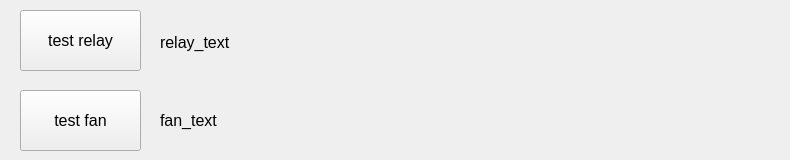
        <widget class="QWidget" name="Physical_system_tests_page">
         <widget class="QPushButton" name="test_relay_button">
          <property name="geometry">
           <rect>
            <x>20</x>
            <y>10</y>
            <width>121</width>
            <height>61</height>
           </rect>
          </property>
          <property name="font">
           <font>
            <pointsize>12</pointsize>
           </font>
          </property>
          <property name="text">
           <string>test relay</string>
          </property>
         </widget>
         <widget class="QPushButton" name="test_fan_button">
          <property name="geometry">
           <rect>
            <x>20</x>
            <y>90</y>
            <width>121</width>
            <height>61</height>
           </rect>
          </property>
          <property name="font">
           <font>
            <pointsize>12</pointsize>
           </font>
          </property>
          <property name="text">
           <string>test fan</string>
          </property>
         </widget>
         <widget class="QLabel" name="test_relay_label">
          <property name="geometry">
           <rect>
            <x>160</x>
            <y>12</y>
            <width>621</width>
            <height>61</height>
           </rect>
          </property>
          <property name="font">
           <font>
            <pointsize>12</pointsize>
           </font>
          </property>
          <property name="text">
           <string>relay_text</string>
          </property>
         </widget>
         <widget class="QLabel" name="test_fan_label">
          <property name="geometry">
           <rect>
            <x>160</x>
            <y>90</y>
            <width>621</width>
            <height>61</height>
           </rect>
          </property>
          <property name="font">
           <font>
            <pointsize>12</pointsize>
           </font>
          </property>
          <property name="text">
           <string>fan_text</string>
          </property>
         </widget>
        </widget>
